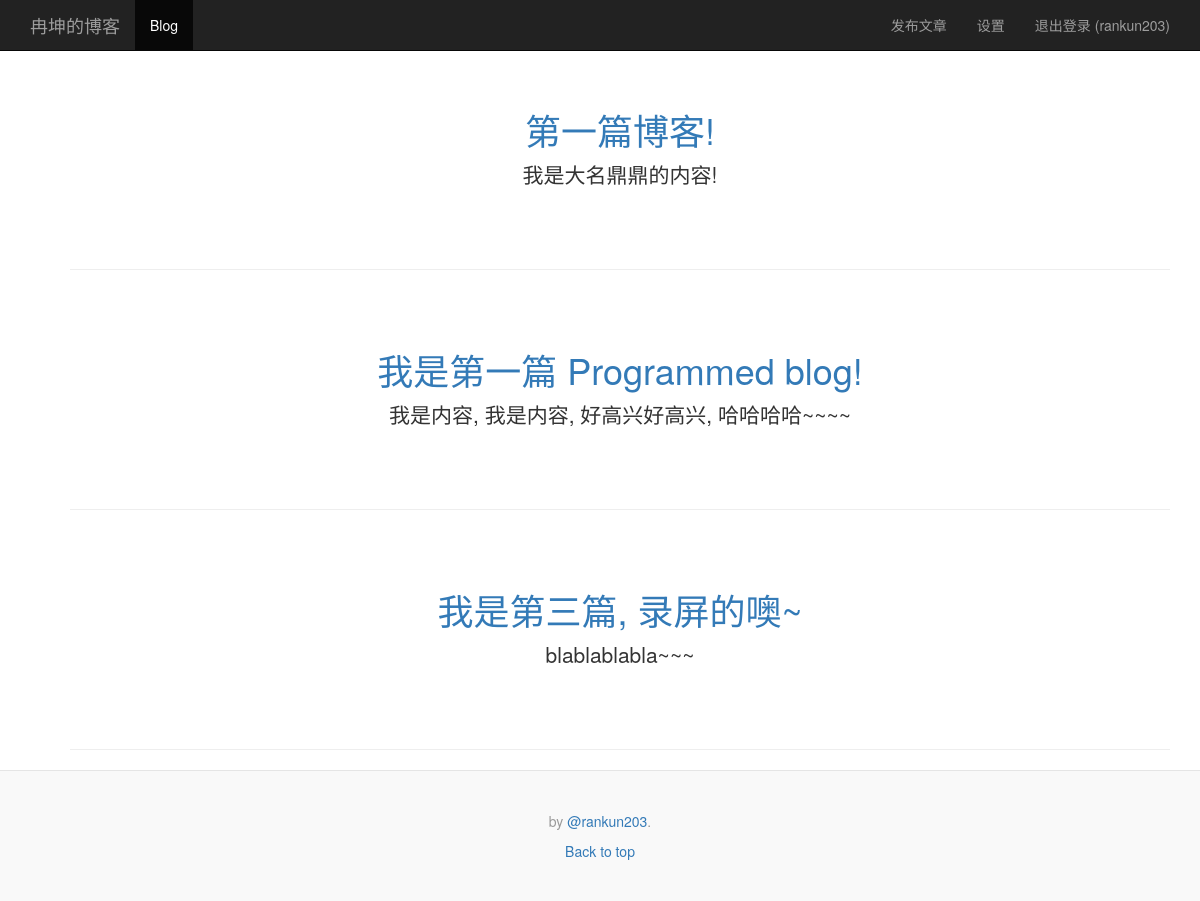
Screenshot of /20151018-1/index.php (signed in) with the database file from the repository.
### tables this page shows
CREATE TABLE `users` (
  `id` int(11) NOT NULL AUTO_INCREMENT,
  `username` varchar(50) NOT NULL,
  `password` varchar(50) NOT NULL,
  `email` varchar(50) NOT NULL,
  `join_date` datetime NOT NULL,
  PRIMARY KEY (`id`),
  UNIQUE KEY `username` (`username`)
);

CREATE TABLE `blog` (
  `id` int(11) NOT NULL AUTO_INCREMENT,
  `title` varchar(1024) DEFAULT '',
  `content` text,
  `type` varchar(4) DEFAULT NULL COMMENT 'htm, pre, md',
  `create_time` datetime DEFAULT NULL,
  `update_time` datetime DEFAULT NULL,
  `is_deleted` bit(2) DEFAULT NULL,
  `delete_time` datetime DEFAULT NULL,
  PRIMARY KEY (`id`)
);

### 20151018-1/classes/BlogTools.class.php (called while the page is built, shortened)
<?php
require_once 'Blog.class.php';
require_once 'DB.class.php';
class BlogTools
{
    public function listAll()
    {
        $db = new DB();
        $result = $db->selectList('blog', '1=1');
        $userList = array();
        while ($row = mysql_fetch_array($result)) {
            $user = new Blog($row);
            array_push($userList, $user);
        }
        return $userList;
    }
}

### 20151018-1/classes/DB.class.php (called while the page is built, shortened)
<?php
class DB {
	public function processRowSet($rowSet, $singleRow=false)
	{
		$resultArray = array();
		while($row = mysql_fetch_assoc($rowSet))
		{
			array_push($resultArray, $row);
		}
		if($singleRow === true)
			return $resultArray[0];
		return $resultArray;
	}
	public function select($table, $where) {
		$sql = "SELECT * FROM $table WHERE $where";
		$result = mysql_query($sql);
		if(mysql_num_rows($result) == 1)
			return $this->processRowSet($result, true);
		return $this->processRowSet($result);
	}
    public function selectList($table, $where)
    {
        $sql = "SELECT * FROM $table WHERE $where";
        return mysql_query($sql);
    }
}

### 20151018-1/classes/UserTools.class.php (called while the page is built, shortened)
<?php
require_once 'DB.class.php';
class UserTools {
	public function get($id)
	{
		$db = new DB();
		$result = $db->select('users', "id = $id");
		return new User($result);
	}
}

### 20151018-1/includes/global.inc.php (called while the page is built, shortened)
<?php
require_once 'classes/UserTools.class.php';
require_once 'classes/DB.class.php';
$userTools = new UserTools();
if(isset($_SESSION['logged_in'])) {
	$user = unserialize($_SESSION['user']);
	$_SESSION['user'] = serialize($userTools->get($user->id));
}

### 20151018-1/classes/Blog.class.php (called while the page is built, shortened)
<?php
require_once 'DB.class.php';
class Blog
{
    public function __construct($data)
    {
        $this->id = (isset($data['id'])) ? $data['id'] : '';
        $this->title = (isset($data['title'])) ? $data['title'] : '';
        $this->content = (isset($data['content'])) ? $data['content'] : '';
    }
}

### 20151018-1/index.php (the view, shortened to what this page needs)
<?php
require_once 'includes/global.inc.php';
require_once 'classes/BlogTools.class.php';
$user = unserialize($_SESSION['user']);
$blogTools = new BlogTools();
$blogList = $blogTools->listAll();
?>
<!DOCTYPE html>
<html lang="zh-CN">
<head>
    <link rel="stylesheet" href="./bower_components/bootstrap/dist/css/bootstrap.min.css">
    <link rel="stylesheet" href="./css/style.css">
</head>
<body>
<nav class="navbar navbar-inverse navbar-fixed-top">
    <div class="container">
        <div class="navbar-header">
            <a class="navbar-brand" href="index.php">冉坤的博客</a>
        </div>
        <div id="navbar" class="collapse navbar-collapse">
            <ul class="nav navbar-nav">
                <li class="active"><a href="index.php">Blog</a></li>
            </ul>
            <ul class="nav navbar-nav navbar-right">
                <li><a href="post.php">发布文章</a></li>
                <li><a href="settings.php">设置</a></li>
                <?php
                if ($user) { ?>
                    <li><a href="logout.php">退出登录 (<?php echo $user->username ?>)</a></li>
                <?php } else { ?>
                    <li><a href="login.php">登录</a></li>
                <?php }
                ?>
            </ul>
        </div>
    </div>
</nav>
<div class="container">
    <ul>
        <?php
        $listSize = count($blogList);
        for ($x = 0; $x < $listSize; $x++) {
            $blog = $blogList[$x]; ?>
            <li>
                <div class="main-item">
                    <a href="blog.php?id=<?php echo $blog->id; ?>"><h1><?php echo $blog->title; ?></h1></a>
                    <p class="lead"><?php echo $blog->content; ?></p>
                </div>
            </li>
            <hr>
        <?php } ?>
    </ul>
</div>
<footer class="blog-footer">
    <p>by <a href="http://blog.rankun.org">@rankun203</a>.</p>
    <p>
        <a href="#">Back to top</a>
    </p>
</footer>
</body>

### 20151018-1/css/style.css (style rules this page uses)
body { padding-top: 50px; }
.container ul { list-style: none; }
.main-item { padding: 40px 15px; text-align: center; }
.blog-footer { padding: 40px 0; color: #999; text-align: center; background-color: #f9f9f9; border-top: 1px solid #e5e5e5; }
.blog-footer p:last-child { margin-bottom: 0; }

### rows the page displays
users: username "rankun203"
blog: title "第一篇博客!", content "我是大名鼎鼎的内容!"
blog: title "我是第一篇 Programmed blog!", content "我是内容, 我是内容, 好高兴好高兴, 哈哈哈哈~~~~"
blog: title "我是第三篇, 录屏的噢~", content "blablablabla~~~"
